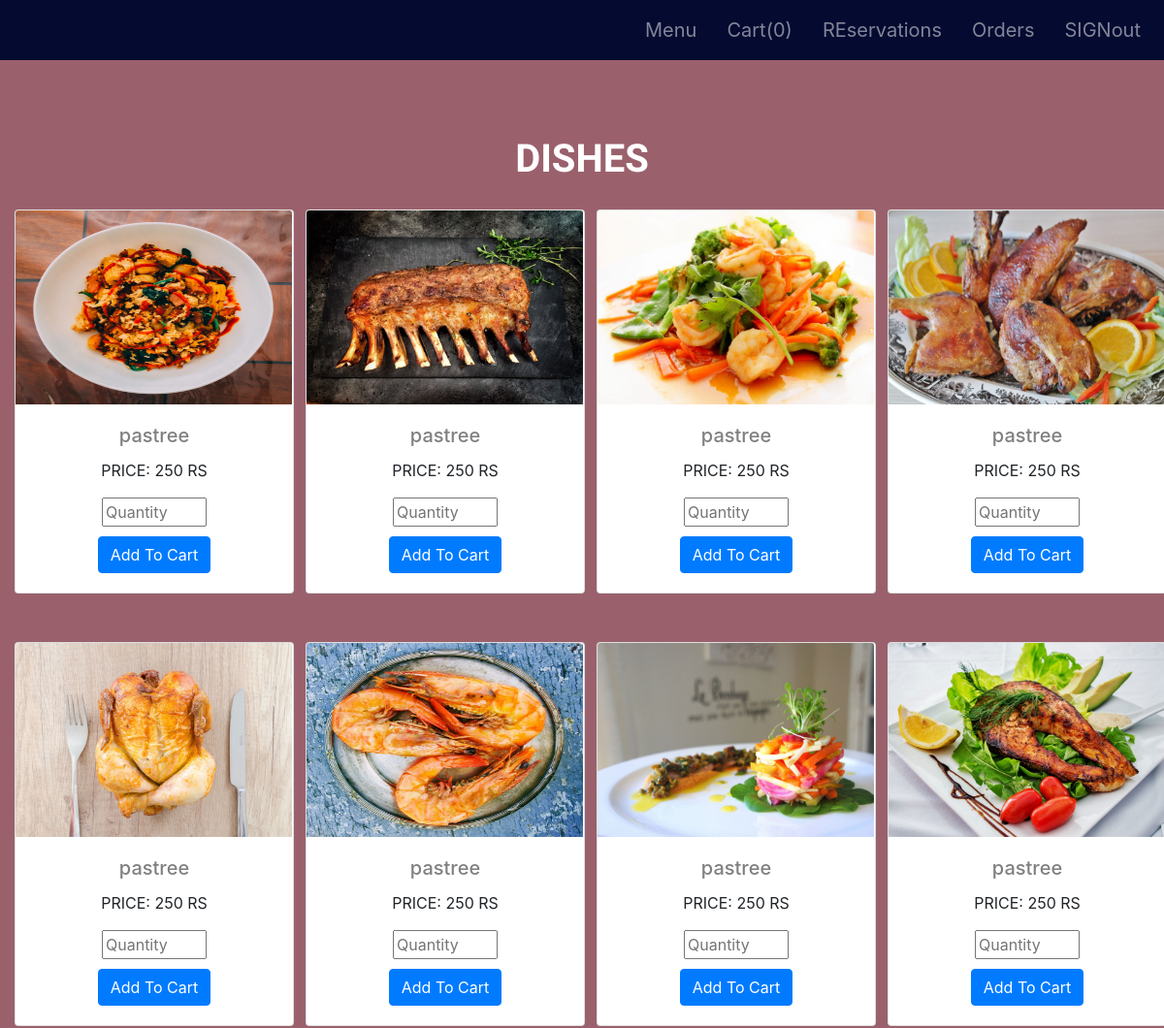
/mainbody.php (upper part), run on an earlier commit of the app's database.
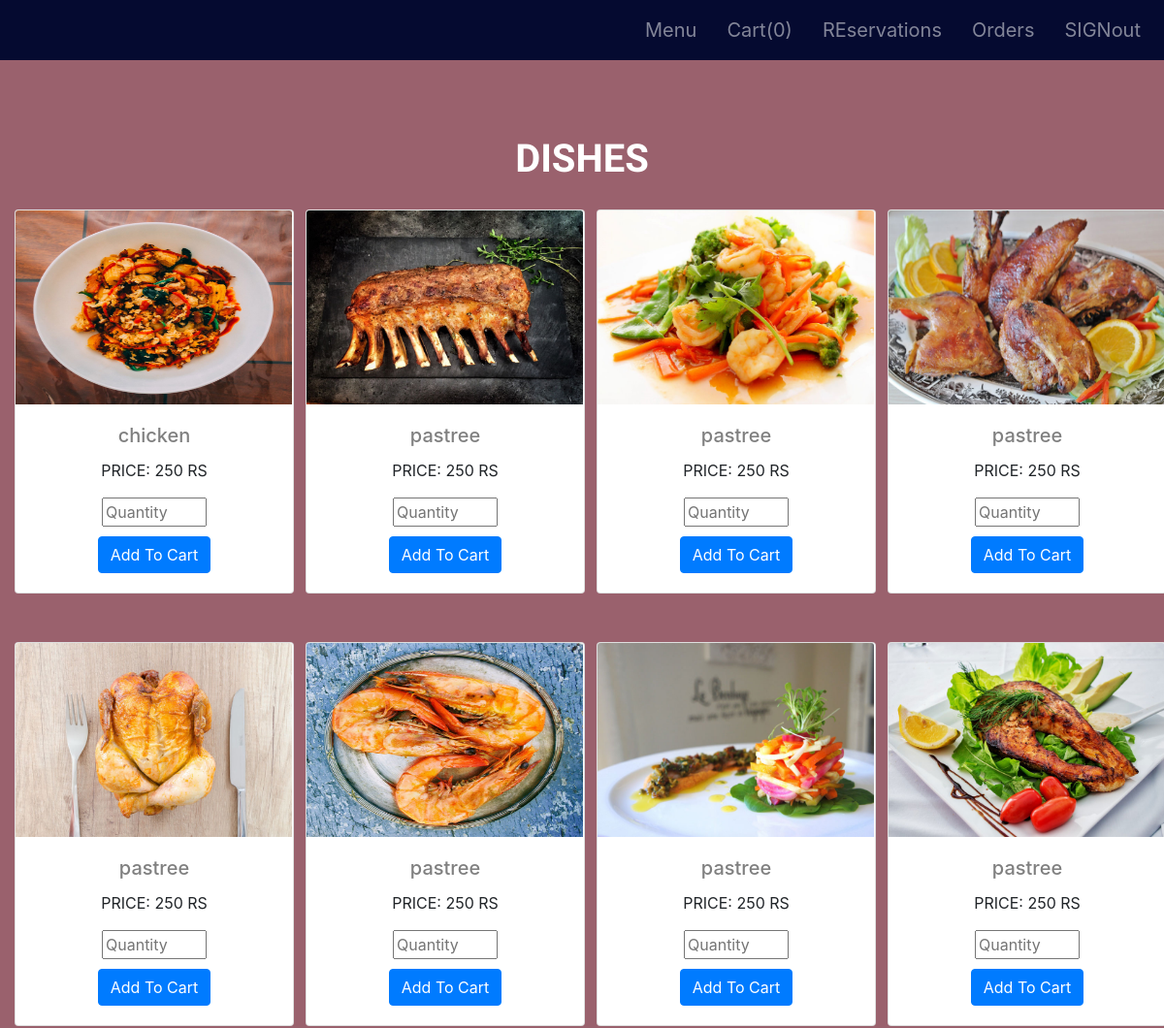
And on a later commit of the database.
### tables this page shows
create table menu(
	item_id int not null AUTO_INCREMENT,
    item_name varchar(30),
    cost int ,
    Rating int,
    img varchar(2000),
    primary key(item_id)
    );

### functions.php (the view, shortened to what this page needs)
<?php
function oncard($image,$name,$cost,$productid)
{
$example="
<div class=\"our-cols col-lg-3\">
<form action=\"mainbody.php\" method=\"post\">
  <div class=\"ganesh-cards card\" style=\"width: 18rem;\">
  <img class=\"card-img-top\" src= \"$image\" alt=\"Card image cap\">
  <div class=\"card-body\">
  <h5 class=\"card-title\">$name</h5>
  <p>PRICE: $cost RS</p>
  <div style=\"margin-bottom:10px\">
  <input type=\"int\" name=\"quantity\" placeholder=\"Quantity\" required style=\"width:108px\">
  </div>
  <input type=\"submit\" name='add' class=\"btn btn-primary\" value=\"Add To Cart\">
  <input type='hidden' name='product_id' value='$productid'>
  <input type='hidden' name='cost' value='$cost'>
  </div>
    </div>
    </form>
    </div>";
    print "$example";
}
?>

### mainbody.php (shortened to what this page needs)
<?php
    include('mysqli_connect.php');
    require_once('functions.php');
?>
<!DOCTYPE html>
<html lang="en" dir="ltr">
  <head>
<link rel="stylesheet" href="https://cdn.jsdelivr.net/npm/bootstrap@4.0.0/dist/css/bootstrap.min.css">
<link rel="stylesheet" href="styles.css">
<link rel="stylesheet" href="cart.css">
  </head>
  <body style="background-image:url('https://images.pexels.com/photos/6985260/pexels-photo-6985260.jpeg?auto=compress&cs=tinysrgb&w=400');background-size:cover;background-repeat:no-repeat">
    <?php
      require('navbar.php');
    ?>
<?php
    $query="select * from menu";
    $result=mysqli_query($dc,$query);
    $num=mysqli_num_rows($result);
    $v=1; ?>
    <?php
    while(($row=mysqli_fetch_array($result))&&($v<=$num))
    {
?>
    <?php if($v==1){ ?>
        <div class="our-row row">
        <div class="shashi">
  <h1 style="color:white">DISHES</h1>
    </div>
   <?php }?>
   <?php if($v==9){ ?>
        <div class="our-row row">
   <?php }?>
   <?php if($v==17){ ?>
        <div class="our-row row">
   <?php }?>
   <?php if($v==25){ ?>
        <div class="our-row row">
   <?php }?>
        <?php oncard ($row['img'],$row['item_name'],$row['cost'],$row['item_id']) ?>
  <?php
  if($v==8||$v==16||$v==24||$v==32)
  {
  print "</div>";
  }
   $v++; }
?>
  </body>
</html>

### navbar.php (shortened to what this page needs)
<nav class="navbar navbar-expand-lg navbar-dark position-sticky-top fixed-top" style="background-color:#050A30">
  <div class="collapse navbar-collapse" id="navbarText">
    <ul class="navbar-nav ml-auto">
      <li class="nav-item " >
        <a class="our-logo nav-link" href="mainbody.php" style="font-size:1.25rem">Menu</a>
      </li>
      <li class="nav-item ">
            <?php
            if(isset($_SESSION['cart']))
            {
                $count=count($_SESSION['cart']);
                print "<a class=\"our-logo nav-link\" href=\"cart.php\" style=\"font-size:1.25rem\">Cart($count)</a>";
            }
            else
            {
                $count=0;
                print "<a class=\"our-logo nav-link\" href=\"cart.php\" style=\"font-size:1.25rem\">Cart($count)</a>";
            }
            ?>
      </li>
      <li class="nav-item " >
        <a class="our-logo nav-link" href="" style="font-size:1.25rem">REservations</a>
      </li>
      <li class="nav-item">
        <a class="our-logo nav-link" href="orders.php" style="font-size:1.25rem">Orders</a>
      </li>
      <li class="nav-item">
        <a class="our-logo nav-link" href="logout.php" style="font-size:1.25rem">SIGNout</a>
      </li>
    </ul>
  </div>
</nav>

### styles.css (style rules this page uses)
h5 { color:grey; }
body { background-color: #9A616D; }
.our-logo { margin-left:15px; }
.shashi { padding-top: 20px; padding-bottom: 20px; font-family: 'Shalimar', cursive; text-align: center; width: 100%; margin-top: 70px; }
.ganesh-cards { text-align: center; }
.our-row { margin-right: 0; margin-left: 0; }
.our-cols { margin-bottom: 50px; }
h1 { padding-top:50px; padding-bottom:0; font-weight: 900; }

### cart.css (style rules this page uses)
.card-img-top { width: 285px; height: 200px; }

What changed in the data, as far as the page shows it:
changed menu: item_name "pastree" → "chicken"
